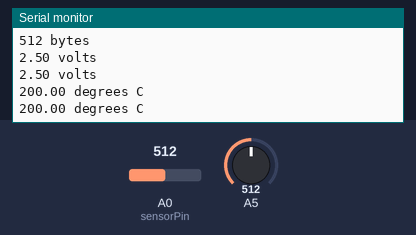
A sketch run on a simulated Arduino Uno, built with avr-gcc and run on an emulated ATmega328P. Shown: the last lines printed to the serial monitor. The inputs (shaded band) are chosen by the test bench; at power-on: A0 (sensorPin) = 512, A5 = 512.

Above: at 5.8 s.
5.9 s: A0 (sensorPin) set to 716
At 11.3 s:
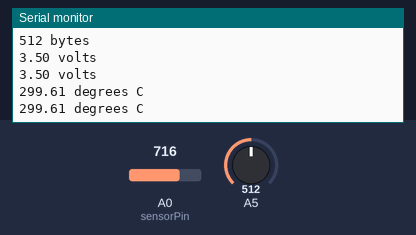
11.9 s: A5 set to 306
17.9 s: A0 (sensorPin) set to 900
At 21.4 s:
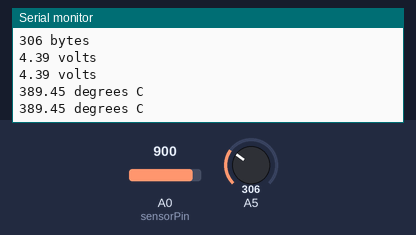
23.9 s: A5 set to 122
Timing chart, 0 to 26.9 s (numbered marks = the images above; inputs shaded):
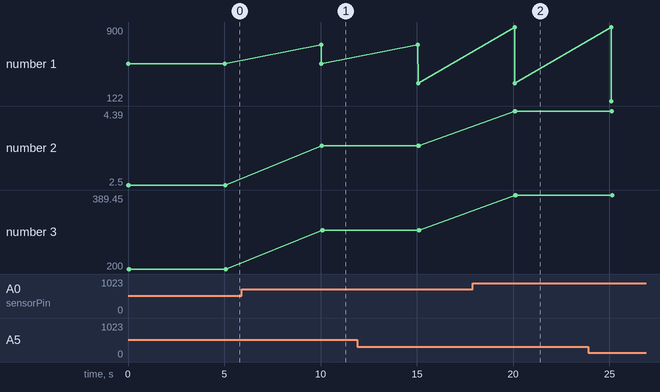

The sketch:

TMP36_Multiple_Serial.ino
```cpp
//TMP36 Pin Variables
int sensorPin = A0; //the analog pin the TMP36's Vout (sense) pin is connected to
                        //the resolution is 10 mV / degree centigrade with a
                        //500 mV offset to allow for negative temperatures

/*
 * setup() - this function runs once when you turn your Arduino on
 * We initialize the serial connection with the computer
 */

void setup()
{
  Serial.begin(9600);  //Start the serial connection with the computer
                       //to view the result open the serial monitor
  while (!Serial) ;
  //pinMode(A0, INPUT);
}

void loop()                     // run over and over again
{
 //getting the voltage reading from the temperature sensor
 int reading = analogRead(A0);
 int reading2 = analogRead(A5);

 // converting that reading to voltage, for 3.3v arduino use 3.3
 float voltage = reading * 5.00;
 voltage /= 1024.0;
 float voltage2 = reading*5.00;
 voltage2/=1024.0;

 //Debugging Analog read

 Serial.print(reading); Serial.println(" bytes");
 Serial.print(reading2); Serial.println(" bytes");

 // print out the voltage
 Serial.print(voltage); Serial.println(" volts");
 Serial.print(voltage2); Serial.println(" volts");

 // now print out the temperature
 float temperatureC = (voltage - 0.5) * 100 ;  //converting from 10 mv per degree wit 500 mV offset
                                               //to degrees ((voltage - 500mV) times 100)
 float temperatureC2 = (voltage2 - 0.5) * 100 ;  //converting from 10 mv per degree wit 500 mV offset
                                               //to degrees ((voltage - 500mV) times 100)
 Serial.print(temperatureC); Serial.println(" degrees C");
 Serial.print(temperatureC2); Serial.println(" degrees C");

 // now convert to Fahrenheit
 //float temperatureF = (temperatureC * 9.0 / 5.0) + 32.0;
 //Serial.print(temperatureF); Serial.println(" degrees F");

 delay(5000);                                     //waiting a second
}
```

Measured:
- after the input at 5.9 s, the serial monitor: prints a new line after 4.1 s (image 1)
- after the input at 17.9 s, the serial monitor: prints a new line after 2.2 s (image 2)
- plotted number 1: 512 → 306 after the input at 11.9 s, 306 → 122 after the input at 23.9 s
- plotted number 2: 2.5 → 3.5 after the input at 5.9 s, 3.5 → 4.39 after the input at 17.9 s
- plotted number 3: 200 → 299.61 after the input at 5.9 s, 299.61 → 389.45 after the input at 17.9 s
